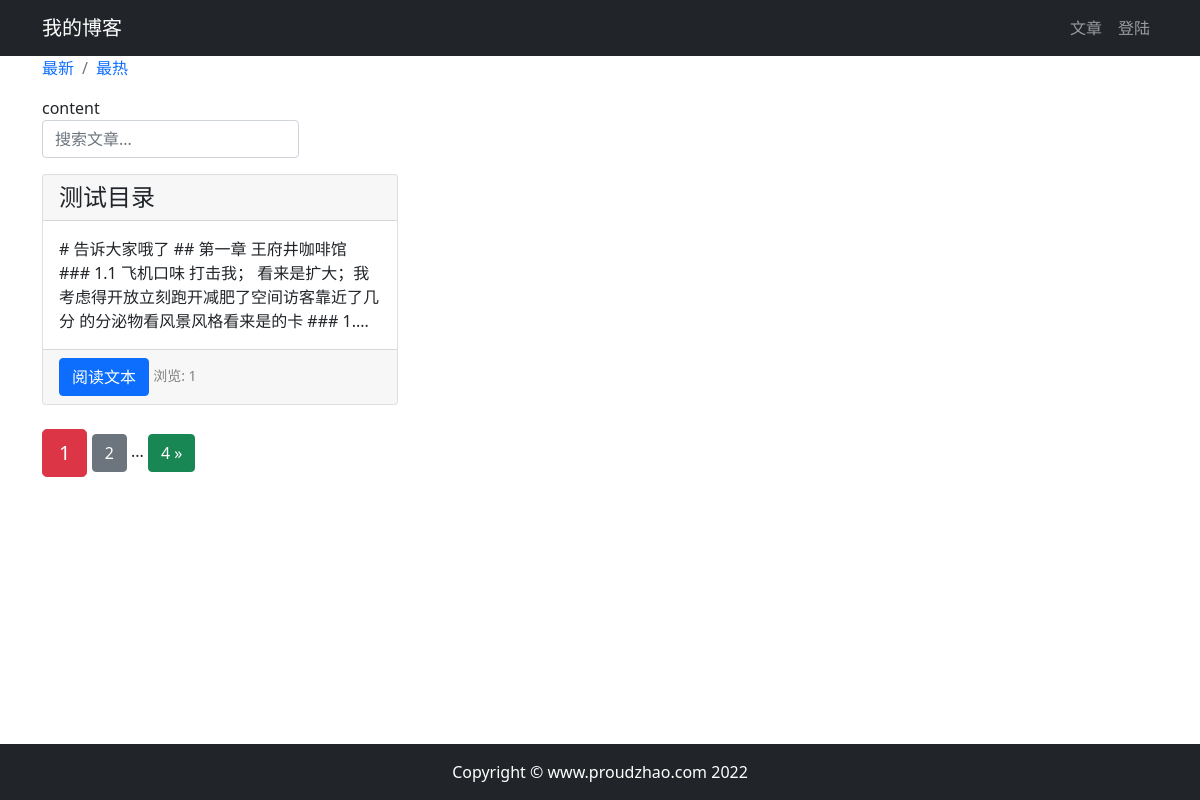
Before: /article/article-list/ with the older database file.
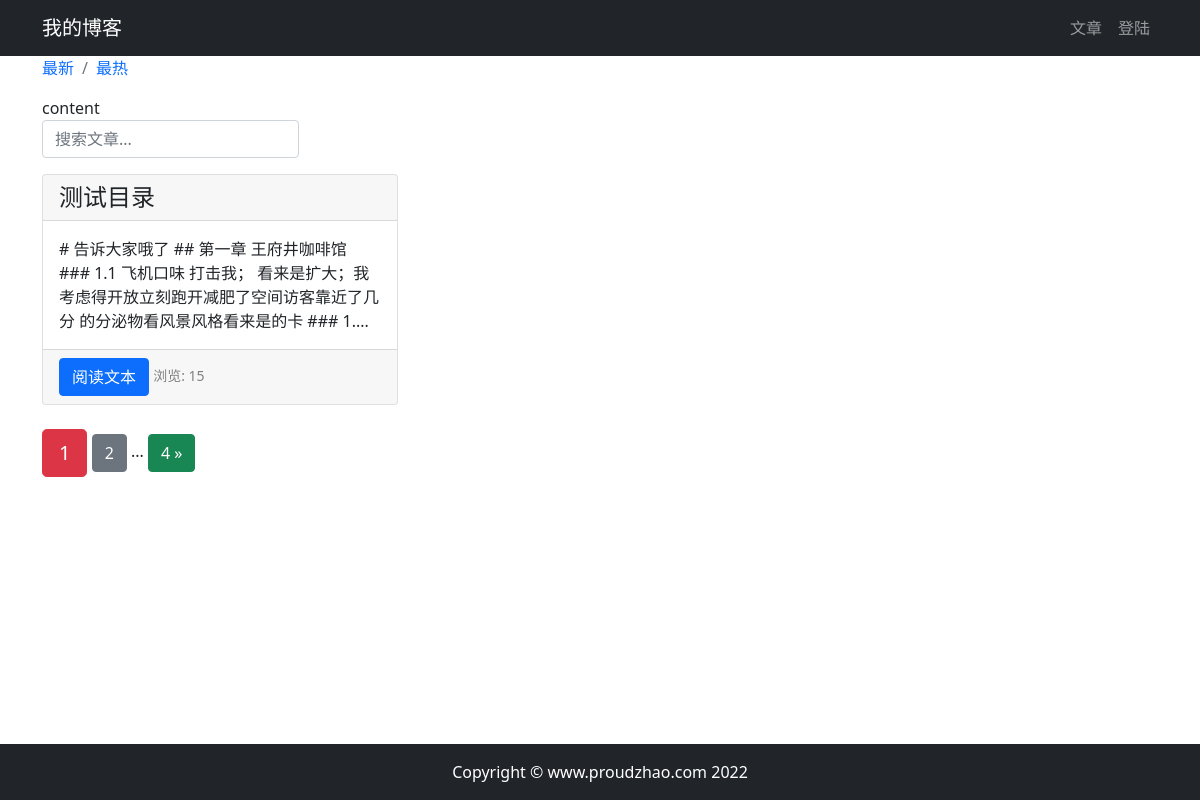
After: the same page with the newer database file.
### article/models.py (models this page shows, shortened)
class ArticlePost(models.Model):
    author = models.ForeignKey(User, on_delete=models.CASCADE)
    title = models.CharField(max_length=100)
    body = models.TextField()
    created = models.DateTimeField(default=timezone.now)
    updated = models.DateTimeField(auto_now=True)
    total_views = models.PositiveIntegerField(default=0)
    class Meta:
        ordering = ('-created',)  # 这里是以创建时间倒序排列

### article/views.py (the view)
# urls.py: path('article-list/', views.article_list, name='article_list'),
def article_list(request):
    search = request.GET.get('search')
    order = request.GET.get('order')
    if search:
        if order == 'total_views':
            article_list = ArticlePost.objects.filter(
                Q(title__icontains=search) | Q(body__icontains=search)).order_by('-total_views')
        else:
            article_list = ArticlePost.objects.filter(
                Q(title__icontains=search) | Q(body__icontains=search)
            )
    else:
        search = ''
        if order == 'total_views':
            article_list = ArticlePost.objects.all().order_by('-total_views')
        else:
            article_list = ArticlePost.objects.all()
    paginator = Paginator(article_list, 1)
    page = request.GET.get('page')
    articles = paginator.get_page(page)
    context = {'articles': articles, 'order': order, 'search': search}
    return render(request, 'article/list.html', context)

### templates/article/list.html (shortened to what this page needs)
{% extends 'base.html' %}
{% load static %}
{% block content %}
    <div class="container">
        <nav aria-label="breadcrumb">
            <ol class="breadcrumb">
                <li class="breadcrumb-item">
                    <a class="order-item" href="{% url 'article:article_list' %}?search={{ search }}">最新</a>
                </li>
                <li class="breadcrumb-item">
                    <a class="order-item" href="{% url 'article:article_list' %}?order=total_views&search={{ search }}">最热</a>
                </li>
            </ol>
        </nav>
    <div class="row">
        <div class="col-auto mr-auto">
            <form class="form-inline">
                <label class="sr-only">content</label>
                <input type="text"
                       class="form-control mb-2 mr-sm-2"
                       name="search"
                       placeholder="搜索文章..."
                       required
                >
            </form>
        </div>
    </div>
        <div class="row mt-2">
            {% for article in articles %}
                <div class="col-4 mb-4">
                    <div class="card h-100">
                        <h4 class="card-header">{{ article.title }}</h4>
                        <div class="card-body">
                            <p class="card-text">{{ article.body|slice:'100' }}...</p>
                        </div>
                        <div class="card-footer">
                            <a href="{% url 'article:article_detail' article.id %}" class="btn btn-primary">阅读文本</a>
                            <span>
                                <small class="col align-self-end" style="color: gray;">
                                    浏览: {{ article.total_views }}
                                </small>
                            </span>
                        </div>
                    </div>
                </div>
            {% endfor %}
        </div>
        <div class="pagination row">
            <div class="m-auto">
                <span class="step-links">
                    <span class="current btn btn-danger btn-lg">
                        {{ articles.number }}
                    </span>
                    {% if articles.has_next %}
                        <a href="?page={{ articles.next_page_number }}&order={{ order }}&search={{ search }}" class="btn btn-secondary">
                            {{ articles.next_page_number }}
                        </a>
                        <span>...</span>
                        <a href="?page={{ articles.next_page_number }}&search={{ search }}" class="btn btn-success">
                            {{ articles.paginator.num_pages }} &raquo;
                        </a>
                    {% endif %}
                </span>
            </div>
        </div>
    </div>
{% endblock content %}

Changed rows visible on the page:
changed ArticlePost "测试目录": total_views "1" → "15"
